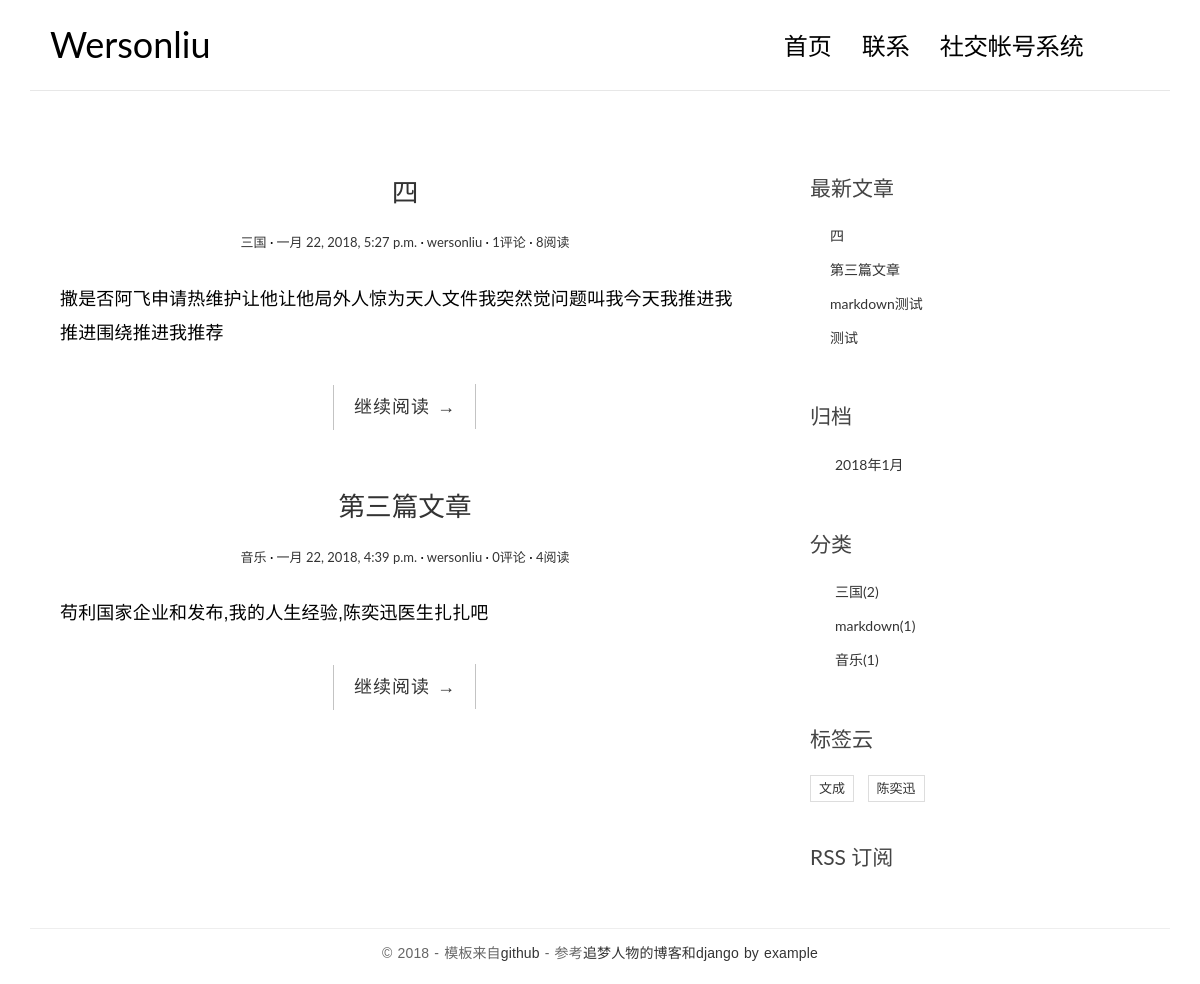
Page /tag/2/ on the earlier database version.
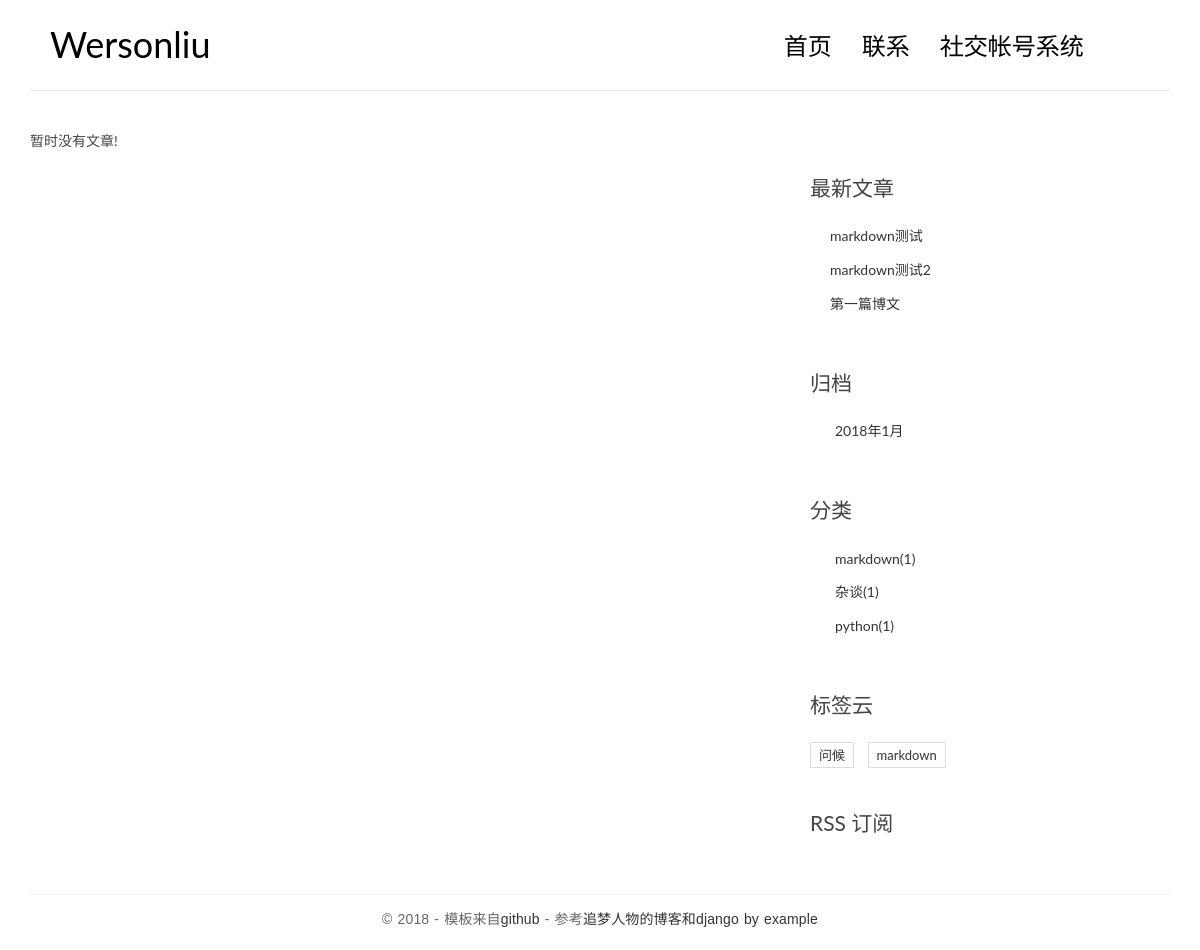
Same page on the later database version.
### blog/models.py (models this page shows, shortened)
class Post(models.Model):
    title = models.CharField(max_length=70)
    body = models.TextField()
    created_time = models.DateTimeField()
    modified_time = models.DateTimeField()
    excerpt = models.CharField(max_length=200, blank=True)
    category = models.ForeignKey(Category)
    tags = models.ManyToManyField(Tag, blank=True)
    views = models.PositiveIntegerField(default=0)
    author = models.ForeignKey(User)
    def get_absolute_url(self):
        return reverse('blog:detail', kwargs={'pk': self.pk})
    class Meta:
        ordering = ['-created_time']

class Category(models.Model):
    name = models.CharField(max_length=100)

class Tag(models.Model):
    name = models.CharField(max_length=100)

### blog/views.py (the view)
# urls.py: url(r'^tag/(?P<pk>[0-9]+)/$', views.TagView.as_view(), name='tag'),
class TagView(ListView):
    model = Post
    template_name = 'blog/index.html'
    context_object_name = 'post_list'
    def get_queryset(self):
        tag = get_object_or_404(Tag, pk=self.kwargs.get('pk'))
        return super(TagView, self).get_queryset().filter(tags=tag)

### blog/templatetags/blog_tags.py (called while the page is built)
@register.simple_tag
def get_recent_posts(num=5):
    return Post.objects.all().order_by('-created_time')[:num]

@register.simple_tag
def archives():
    return Post.objects.all().dates('created_time', 'month', order='DESC')

@register.simple_tag
def get_categories():
    return Category.objects.annotate(num_posts=Count('post')).filter(num_posts__gt=0)

@register.simple_tag
def get_tags():
    return Tag.objects.annotate(num_posts=Count('post')).filter(num_posts__gt=0)

### templates/blog/index.html (shortened to what this page needs)
{% extends 'base.html' %}
{% load staticfiles %}
{% block main %}
    {% for post in post_list %}
        <article class="post post-{{ post.pk }}">
            <header class="entry-header">
                <h1 class="entry-title">
                    <a href="{{ post.get_absolute_url }}">{{ post.title }}</a>
                </h1>
                <div class="entry-meta">
                    <span class="post-category"><a href="#">{{ post.category.name }}</a></span>
                    <span class="post-date"><a href="#"><time class="entry-date"
                                                              datetime="{{ post.created_time }}">{{ post.created_time }}</time></a></span>
                    <span class="post-author"><a href="#">{{ post.author }}</a></span>
                    <span class="comments-link"><a href="#">{{ post.comment_set.count }}评论</a></span>
                    <span class="views-count"><a href="{{ post.get_absolute_url }}">{{ post.views }}阅读</a></span>
                </div>
            </header>
            <div class="entry-content clearfix">
                <p>{{ post.excerpt }}</p>
                <div class="read-more cl-effect-14">
                    <a href="{{ post.get_absolute_url }}" class="more-link">继续阅读 <span class="meta-nav">→</span></a>
                </div>
            </div>
        </article>
    {% empty %}
        <div class="no-post">暂时没有文章!</div>
    {% endfor %}
{% endblock main %}

### templates/base.html (shortened to what this page needs)
{% load staticfiles %}
{% load blog_tags %}
<!DOCTYPE html>
<html>
<head>
    <link rel="stylesheet" href="{% static 'blog/css/highlights/github.css' %}">
    <link rel="stylesheet" href="{% static 'blog/css/bootstrap.min.css' %}">
    <link rel="stylesheet" href="http://code.ionicframework.com/ionicons/2.0.1/css/ionicons.min.css">
    <link rel="stylesheet" href="{% static 'blog/css/pace.css' %}">
    <link rel="stylesheet" href="{% static 'blog/css/custom.css' %}">
</head>
<body>
<div class="container">
    <header id="site-header">
        <div class="row">
            <div class="col-md-4 col-sm-5 col-xs-8">
                <div class="logo">
                    <h1><a href="{% url 'blog:index' %}"><b>Wersonliu</b></a></h1>
                </div>
            </div>
            <div class="col-md-8 col-sm-7 col-xs-4">
                <nav class="main-nav" role="navigation">
                    <div class="collapse navbar-collapse" id="bs-example-navbar-collapse-1">
                        <ul class="nav navbar-nav navbar-right">
                            <li class="cl-effect-11"><a href="{% url 'blog:index' %}" data-hover="首页">首页</a></li>
                            <li class="cl-effect-11"><a href="contact.html" data-hover="联系">联系</a></li>
                            <li class="cl-effect-11"><a href="{% url 'account:login' %}" data-hover="社交">社交帐号系统</a></li>
                        </ul>
                    </div>
                </nav>
            </div>
        </div>
    </header>
</div>
<div class="content-body">
    <div class="container">
        <div class="row">
            <main class="col-md-8">
                {% block main %}
                {% endblock main %}
            </main>
            <aside class="col-md-4">
                <div class="widget widget-recent-posts">
                    <h3 class="widget-title">最新文章</h3>
                    {% get_recent_posts as recent_post_list %}
                    <ul>
                        {% for post in recent_post_list %}
                        <li>
                            <a href="{{ post.get_absolute_url }}">{{ post.title }}</a>
                        </li>
                        {% empty %}
                        暂无文章
                        {% endfor %}
                    </ul>
                </div>
                <div class="widget widget-archives">
                    <h3 class="widget-title">归档</h3>
                    {% archives as date_list %}
                    <ul>
                        {% for date in date_list %}
                        <li>
                            <a href="{% url 'blog:archives' date.year date.month %}">{{ date.year }}年{{ date.month }}月</a>
                        </li>
                        {% empty %}
                         暂无归档!
                        {% endfor %}
                    </ul>
                </div>
                <div class="widget widget-category">
                    <h3 class="widget-title">分类</h3>
                    {% get_categories as catepory_list %}
                    <ul>
                        {% for category in catepory_list %}
                         <li>
                             <a href="{% url 'blog:category' category.pk %}">{{ category.name }}<span class="post-count">({{ category.num_posts }})</span></a>
                         </li>
                        {% empty %}
                        暂无分类
                        {% endfor %}
                    </ul>
                </div>
                <div class="widget widget-tag-cloud">
                    <h3 class="widget-title">标签云</h3>
                    {% get_tags as tag_list %}
                    <ul>
                        {% for tag in tag_list %}
                        <li>
                            <a href="{% url 'blog:tag' tag.pk %}">{{ tag.name }}</a>
                        </li>
                        {% empty %}
                        暂无标签!
                        {% endfor %}
                    </ul>
                </div>
                <div class="rss">
                    <a href="{% url 'rss' %}"> RSS 订阅</a>
                </div>
            </aside>
        </div>
    </div>
</div>
<footer id="site-footer">
    <div class="container">
        <div class="row">
            <div class="col-md-12">
                <p class="copyright">&copy 2018 - 模板来自<a href="https://github.com/zmrenwu/django-blog-tutorial-templates"
                                                        target="_blank" >github</a>
                    - 参考<a href="http://zmrenwu.com/" title="网页模板" target="_blank">追梦人物的博客和<a href="https://e.jd.com/30371726.html" target="_blank">django by example</a></a>
                </p>
            </div>
        </div>
    </div>
</footer>
</body>
</html>

### blog/static/blog/css/custom.css (style rules this page uses)
* { outline: none; }
h1, h2, h3, h4, h5, h6 { margin-top: 0; }
b { font-weight: 400; }
a { color: #333; }
body { color: #444; font-family: 'Lato', sans-serif; }
p { font-family: 'Ubuntu', sans-serif; font-weight: 400; word-spacing: 1px; letter-spacing: 0.01em; }
#site-header { background-color: #FFF; padding: 25px 20px; margin-bottom: 40px; border-bottom: 1px solid #e7e7e7; }
.logo h1 a { color: #000; }
.logo h1 { margin: 0; font-family: 'Lato', sans-serif; font-weight: 300; }
.main-nav { margin-top: 11px; max-width: 95%; }
.main-nav a { color: #000000 !important; padding: 0 0 5px 0 !important; margin-right: 30px; font-family: 'Lato', sans-serif; font-weight: 300; font-size: 24px; }
.cl-effect-11 a { padding: 10px 0; color: #0972b4; text-shadow: none; }
.cl-effect-11 a::before { position: absolute; top: 0; left: 0; overflow: hidden; padding: 0 0 5px 0 !important; max-width: 0; border-bottom: 1px solid #000; color: #000; content: attr(data-hover); white-space: nowrap; -webkit-transition: max-width 0.5s; -moz-transition: max-width 0.5s; transition: max-width 0.5s; }
.content-body { padding-bottom: 4em; }
.widget { background: #fff; padding: 30px 0 0; }
.widget-title { font-size: 1.5em; margin-bottom: 20px; line-height: 1.6; padding: 10px 0 0; font-weight: 400; }
.widget-recent-posts ul { padding: 0; margin: 0; padding-left: 20px; }
.widget-recent-posts ul li { list-style-type: none; position: relative; line-height: 170%; margin-bottom: 10px; }
.widget-recent-posts ul li::before { content: '\f3d3'; font-family: "Ionicons"; position: absolute; left: -17px; top: 3px; font-size: 16px; color: #000; }
.widget-archives ul { padding: 0; margin: 0; padding-left: 25px; }
.widget-archives ul li { list-style-type: none; position: relative; line-height: 170%; margin-bottom: 10px; }
.widget-archives ul li::before { content: '\f3f3'; font-family: "Ionicons"; position: absolute; left: -25px; top: 1px; font-size: 16px; color: #000; }
.widget-category ul { padding: 0; margin: 0; padding-left: 25px; }
.widget-category ul li { list-style-type: none; position: relative; line-height: 170%; margin-bottom: 10px; }
.widget-category ul li::before { content: '\f3fe'; font-family: "Ionicons"; position: absolute; left: -25px; top: 1px; font-size: 18px; color: #000; }
.widget-tag-cloud ul { padding: 0; margin: 0; margin-right: -10px; }
.widget-tag-cloud ul li { list-style-type: none; font-size: 13px; display: inline-block; margin-right: 10px; margin-bottom: 10px; padding: 3px 8px; border: 1px solid #ddd; }
.rss { font-size: 21px; margin-top: 30px; }
.rss a { color: #444; }
#site-footer { padding-top: 10px; padding: 0 0 1.5em 0; }
.copyright { text-align: center; padding-top: 1em; margin: 0; border-top: 1px solid #eee; color: #666; }

Differences in the rows shown:
removed Post: title "四", category.name "三国", created_time "一月 22, 2018, 5:27 p.m.", author "wersonliu", comment_set.count "1", views "8", excerpt "撒是否阿飞申请热维护让他让他局外人惊为天人文件我突然觉问题叫我今天我推进我推进围绕推进我推荐"
removed Post: title "第三篇文章", category.name "音乐", created_time "一月 22, 2018, 4:39 p.m.", author "wersonliu", comment_set.count "0", views "4", excerpt "苟利国家企业和发布,我的人生经验,陈奕迅医生扎扎吧"
removed Post: title "测试", shown under "最新文章"
no longer on this page (row unchanged): Category: name "三国", num_posts "2"
no longer on this page (row unchanged): Category: name "音乐", num_posts "1"
no longer on this page (row unchanged): Tag: name "文成"
no longer on this page (row unchanged): Tag: name "陈奕迅"
added Post: title "markdown测试2", shown under "最新文章"
added Post: title "第一篇博文", shown under "最新文章"
added Category: name "杂谈", num_posts "1"
added Category: name "python", num_posts "1"
added Tag: name "问候"
added Tag: name "markdown"
Other differences:
text now shown: "暂时没有文章!"
